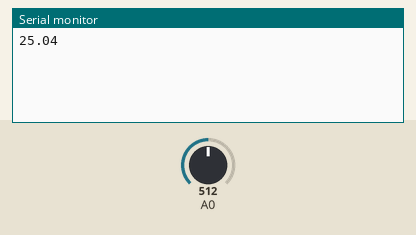
This sketch was run on a simulated Arduino Uno, built with avr-gcc and run on an emulated ATmega328P. Parts: the last lines printed to the serial monitor. Inputs (shaded band) come from the test bench; at power-on: A0 = 512.

Above: at 3.8 s.
3.9 s: A0 set to 716
At 7.3 s:
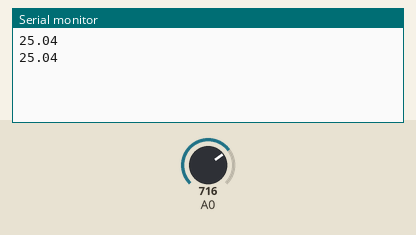
7.8 s: A0 set to 900
At 9.6 s:
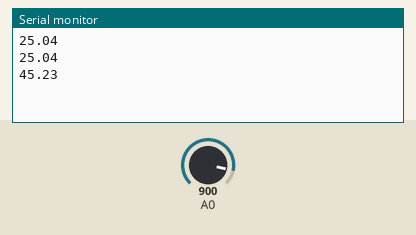
Timing chart, 0 to 11.1 s (numbered marks = the images above; inputs shaded):
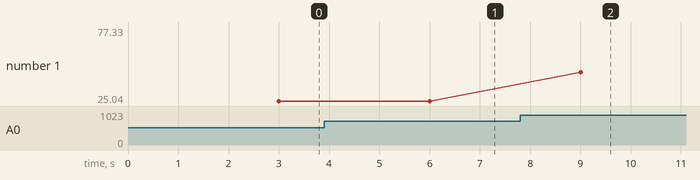

The sketch:

thermistor2.ino
```cpp
const double BALANCE_RESISTOR   = 10000.0;
const double BETA               = 3974.0;
const double ROOM_TEMP          = 298.15;   // room temperature in Kelvin
const double RESISTOR_ROOM_TEMP = 10000.0;
double currentTemperature = 0;
void setup()
{
  Serial.begin(9600);
}
void loop()
{
  currentTemperature = readThermistor();
  delay(3000);

    Serial.println(currentTemperature);

}

double readThermistor()
{
  // variables that live in this function
  double rThermistor = 0;            // Holds thermistor resistance value
  double tKelvin     = 0;            // Holds calculated temperature
  double tCelsius    = 0;            // Hold temperature in celsius
  double a;
  a=analogRead(A0);
  rThermistor = BALANCE_RESISTOR * ( (1023 / a) - 1);
  tKelvin = (BETA * ROOM_TEMP) /
            (BETA + (ROOM_TEMP * log(rThermistor / RESISTOR_ROOM_TEMP)));

  tCelsius = tKelvin - 273.15;  // convert kelvin to celsius

  return tCelsius;    // Return the temperature in Celsius
}
```

Measured:
- plotted number 1: 25.04 → 77.33 after the input at 7.8 s
